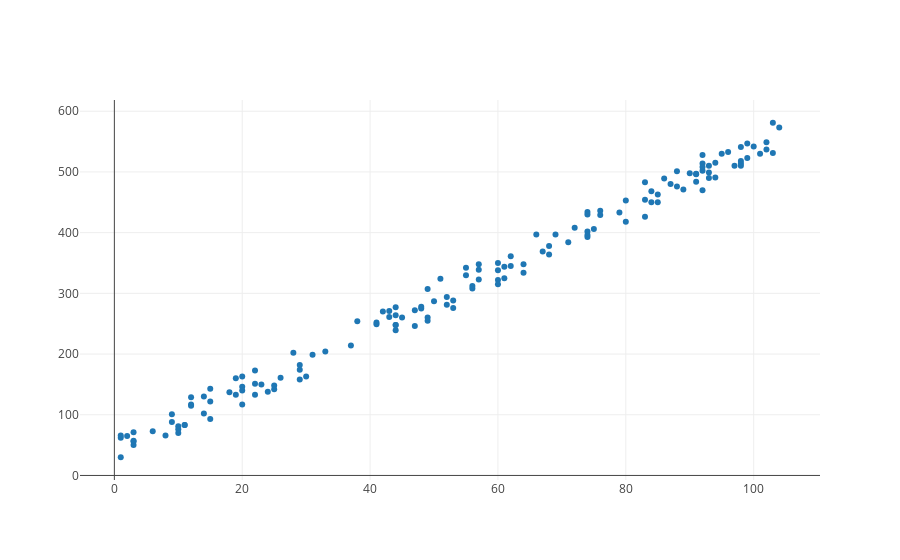

The notebook cell this image was saved under:
### Code cell
trace = trace_values(temperatures,noisy_customers)
plot([trace])

### Figure 1 — Plotly figure (JSON) as saved in the notebook; plotly's stock layout.template omitted (floating-point values rounded to 4 significant figures; data arrays with more than 128 entries replaced by an {"elided": "..."} marker saying what was removed)
{"data": [{"mode": "markers", "name": "data", "text": [], "type": "scatter", "uid": "dd295758-c6f6-43e3-b36e-790c9efceda8", "x": {"elided": "150 int values"}, "y": {"elided": "150 int values"}}], "layout": {}}
